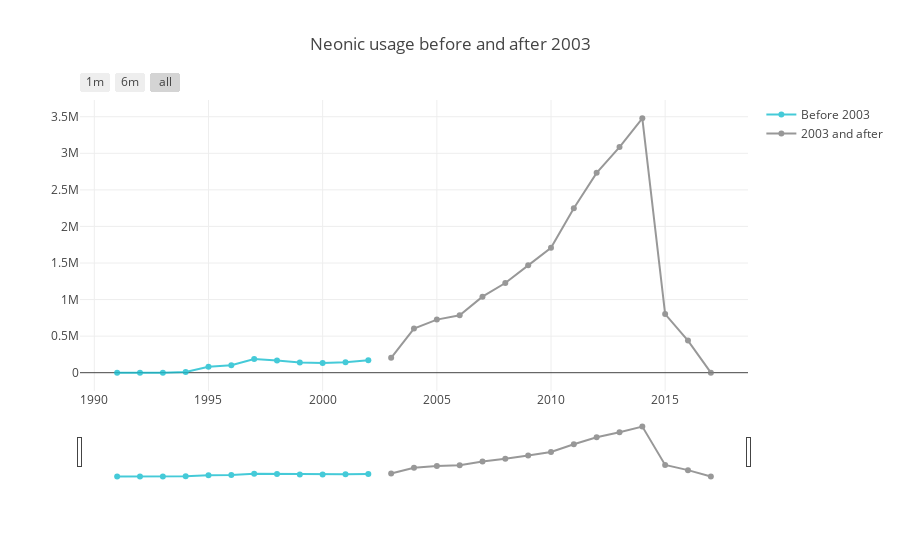

Here is the notebook cell this chart was saved with:
### Markdown cell above
# Let's start small
<b>Exploring neonic amounts used before and after 2003</b>

### Code cell
#df_pre_2003.groupby(['year'])['nAllNeonic'].sum().plot(color='red')
#plt.title("Neonic usage prior to 2003")
df_summed = df_pre_2003.groupby(['year']) ['nAllNeonic'].sum().reset_index()
df_summed2= df_2003.groupby(['year']) ['nAllNeonic'].sum().reset_index()
#data=[go.Bar(x=df_summed.year, y=df_summed.nAllNeonic)]

#iplot(data, filename='testbar')
trace_high = go.Scatter(
    x=df_summed.year,
    y=df_summed.nAllNeonic,
    name = "Before 2003",
    line = dict(color = '#17BECF'),
    opacity = 0.8)

trace_low = go.Scatter(
    x=df_summed2.year,
    y=df_summed2.nAllNeonic,
    name = "2003 and after",
    line = dict(color = '#7F7F7F'),
    opacity = 0.8)

data = [trace_high,trace_low]

layout = dict(
    title='Neonic usage before and after 2003',
    xaxis=dict(
        rangeselector=dict(
            buttons=list([
                dict(count=5,
                     label='1m',
                     step='year',
                     stepmode='backward'),
                dict(count=22,
                     label='6m',
                     step='year',
                     stepmode='backward'),
                dict(step='all')
            ])
        ),
        rangeslider=dict(
            visible = True
        ),
        type='date'
    )
)

fig = dict(data=data, layout=layout)
iplot(fig, filename = "Time Series with Rangeslider")

### Figure 1 — Plotly figure (JSON) as saved in the notebook; plotly's stock layout.template omitted (floating-point values rounded to 4 significant figures)
{"data": [{"line": {"color": "#17BECF"}, "name": "Before 2003", "opacity": 0.8, "type": "scatter", "uid": "d58230ca-e53d-11e8-bec7-d05099a30b15", "x": [1991, 1992, 1993, 1994, 1995, 1996, 1997, 1998, 1999, 2000, 2001, 2002], "y": [0, 0, 0, 11210.0, 82130.0, 101000.0, 185900.0, 166300.0, 140200.0, 133900.0, 143700.0, 168700.0]}, {"line": {"color": "#7F7F7F"}, "name": "2003 and after", "opacity": 0.8, "type": "scatter", "uid": "d58230cb-e53d-11e8-bee9-d05099a30b15", "x": [2003, 2004, 2005, 2006, 2007, 2008, 2009, 2010, 2011, 2012, 2013, 2014, 2015, 2016, 2017], "y": [203300.0, 604100.0, 725900.0, 784600.0, 1040000.0, 1226000.0, 1468000.0, 1709000.0, 2247000.0, 2733000.0, 3085000.0, 3478000.0, 801100.0, 438800.0, 0]}], "layout": {"title": "Neonic usage before and after 2003", "xaxis": {"rangeselector": {"buttons": [{"count": 5, "label": "1m", "step": "year", "stepmode": "backward"}, {"count": 22, "label": "6m", "step": "year", "stepmode": "backward"}, {"step": "all"}]}, "rangeslider": {"visible": true}, "type": "date"}}}
